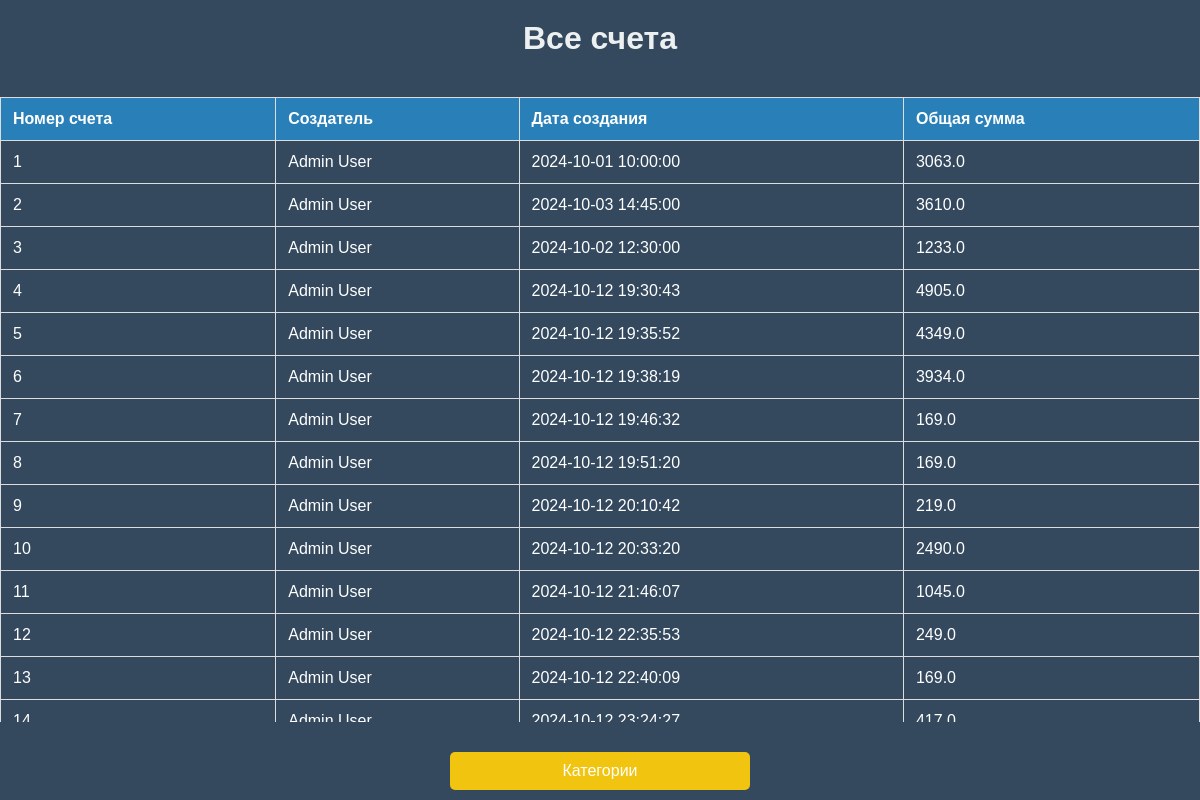
The page /invoices (signed in) on the database its author committed.
### app/models.py (models this page shows)
class Invoice(Base):
    __tablename__ = "invoices"
    id = Column(Integer, primary_key=True, index=True)
    user_id = Column(Integer, ForeignKey("users.id"))
    created_at = Column(DateTime, default=datetime.utcnow)
    total_amount = Column(Float, default=0)
    items = relationship("InvoiceItem", back_populates="invoice")
    user = relationship("User")

class User(Base):
    __tablename__ = "users"
    id = Column(Integer, primary_key=True, index=True)
    username = Column(String, unique=True, index=True)
    password = Column(String)  # Пароль должен быть зашифрован
    first_name = Column(String)
    last_name = Column(String)
    phone_number = Column(String)
    birth_date = Column(DateTime)
    is_working = Column(Boolean, default=False)
    created_at = Column(DateTime(timezone=True), server_default=func.now())
    work_shifts = relationship("WorkShift", back_populates="user")
    tasks = relationship("Task", back_populates="user")

### app/routes/invoices.py (the view)
@router.get("/invoices")
def view_invoices(request: Request, product_id: int = None, quantity: int = None, product_name: str = None, db: Session = Depends(get_db)):
    invoices = db.query(Invoice).all()
    return templates.TemplateResponse("invoices.html", {
        "request": request,
        "invoices": invoices,
        "product_id": product_id,
        "quantity": quantity,
        "product_name": product_name
    })

### app/templates/invoices.html (shortened to what this page needs)
<!DOCTYPE html>
<html>
<head>
    <link rel="stylesheet" href="/static/css/base.css">
    <link rel="stylesheet" href="/static/css/layout.css">
    <link rel="stylesheet" href="/static/css/buttons.css">
    <link rel="stylesheet" href="/static/css/modals.css">
    <link rel="stylesheet" href="/static/css/tables.css">
</head>
<body>
    <h1>Все счета</h1>
    <table>
        <thead>
            <tr>
                <th>Номер счета</th>
                <th>Создатель</th>
                <th>Дата создания</th>
                <th>Общая сумма</th>
            </tr>
        </thead>
        <tbody>
            {% for invoice in invoices %}
            <tr onclick="showInvoiceDetails({{ invoice.id }})">
                <td>{{ invoice.id }}</td>
                <td>{{ invoice.user.first_name }} {{ invoice.user.last_name }}</td>
                <td>{{ invoice.created_at.strftime('%Y-%m-%d %H:%M:%S') }}</td>
                <td>{{ invoice.total_amount }}</td>
            </tr>
            {% endfor %}
        </tbody>
    </table>
    <div class="buttons">
        <button type="button" class="button button-yellow" onclick="window.location.href='/'">Категории</button>
    </div>
</body>
</html>

### app/static/css/base.css (style rules this page uses)
body { font-family: Arial, sans-serif; background-color: #34495e; color: white; margin: 0; padding: 0; display: flex; flex-direction: column; align-items: center; min-height: 100vh; max-width: 100vw; overflow-x: hidden; }
h1 { text-align: center; color: #ecf0f1; margin: 20px 0; }

### app/static/css/buttons.css (style rules this page uses)
.button { background-color: #2980b9; border: none; color: white; padding: 10px 20px; font-size: 16px; cursor: pointer; border-radius: 5px; width: 100%; max-width: 300px; }
.button-yellow { background-color: #f1c40f; }
.buttons { position: fixed; bottom: 0; left: 0; width: 100%; background-color: #34495e; display: flex; justify-content: center; padding: 10px 0; z-index: 1000; }

### app/static/css/modals.css (style rules this page uses)
button { background-color: #27ae60; color: white; padding: 10px 20px; border: none; border-radius: 5px; cursor: pointer; margin-top: 20px; }

### app/static/css/tables.css (style rules this page uses)
table { width: 100%; border-collapse: collapse; margin: 20px 0; }
table, th, td { border: 1px solid #ddd; }
th, td { padding: 12px; text-align: left; }
th { background-color: #2980b9; color: white; }
td { background-color: #34495e; color: white; }
tr:nth-child(even) { background-color: #2c3e50; }

### rows shown on the page
Invoice: id "1", user.first_name "Admin", user.last_name "User", created_at "2024-10-01 10:00:00", total_amount "3063.0"
Invoice: id "2", user.first_name "Admin", user.last_name "User", created_at "2024-10-03 14:45:00", total_amount "3610.0"
Invoice: id "3", user.first_name "Admin", user.last_name "User", created_at "2024-10-02 12:30:00", total_amount "1233.0"
Invoice: id "4", user.first_name "Admin", user.last_name "User", created_at "2024-10-12 19:30:43", total_amount "4905.0"
Invoice: id "5", user.first_name "Admin", user.last_name "User", created_at "2024-10-12 19:35:52", total_amount "4349.0"
Invoice: id "6", user.first_name "Admin", user.last_name "User", created_at "2024-10-12 19:38:19", total_amount "3934.0"
Invoice: id "7", user.first_name "Admin", user.last_name "User", created_at "2024-10-12 19:46:32", total_amount "169.0"
Invoice: id "8", user.first_name "Admin", user.last_name "User", created_at "2024-10-12 19:51:20", total_amount "169.0"
Invoice: id "9", user.first_name "Admin", user.last_name "User", created_at "2024-10-12 20:10:42", total_amount "219.0"
Invoice: id "10", user.first_name "Admin", user.last_name "User", created_at "2024-10-12 20:33:20", total_amount "2490.0"
Invoice: id "11", user.first_name "Admin", user.last_name "User", created_at "2024-10-12 21:46:07", total_amount "1045.0"
Invoice: id "12", user.first_name "Admin", user.last_name "User", created_at "2024-10-12 22:35:53", total_amount "249.0"
Invoice: id "13", user.first_name "Admin", user.last_name "User", created_at "2024-10-12 22:40:09", total_amount "169.0"
Invoice: id "14", user.first_name "Admin", user.last_name "User", created_at "2024-10-12 23:24:27", total_amount "417.0"
